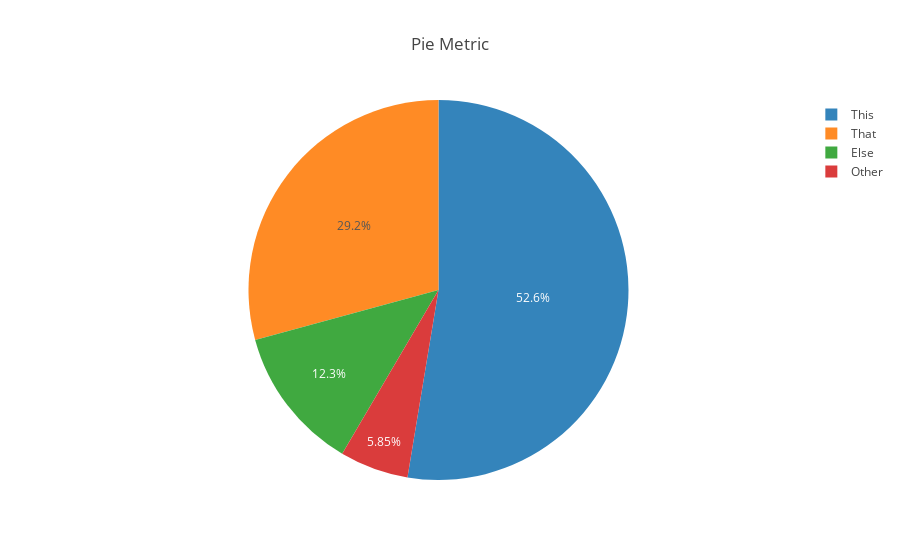

Write notebook code for a chart like this one.
### Markdown cell above
### Metric 2

### Code cell
labels = ['This','That','Else','Other']
values = [4500,2500,1053,500]

trace = go.Pie(labels=labels, values=values, opacity=0.9)

plotly.offline.iplot(
    {"data": [trace], "layout": go.Layout(title="Pie Metric")},
    image='png',
    filename='pieplot',
)

### Figure 1 — Plotly figure (JSON) as saved in the notebook; plotly's stock layout.template omitted (floating-point values rounded to 4 significant figures)
{"data": [{"labels": ["This", "That", "Else", "Other"], "opacity": 0.9, "type": "pie", "uid": "36e1d204-2317-4846-b413-6b1bac1a135c", "values": [4500, 2500, 1053, 500]}], "layout": {"title": {"text": "Pie Metric"}}}
